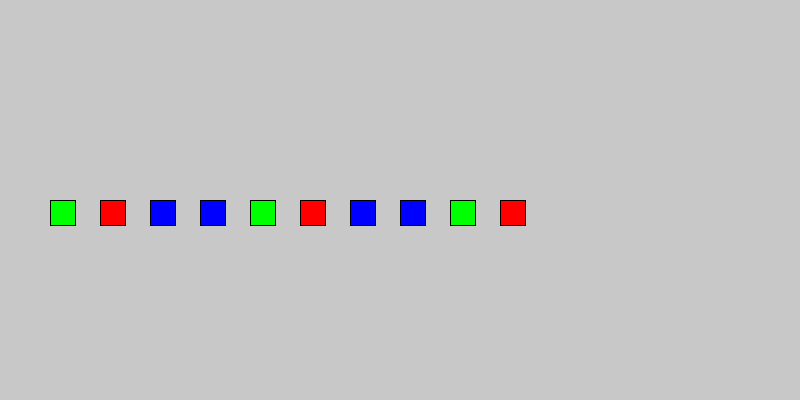
Frame 1 (no input)
Frame 60 (the mouse pressed at the canvas centre just before this capture): identical to frame 1, image omitted
Frame 120 (the mouse held since frame 60 and released just before this capture): identical to frame 1, image omitted

The Processing sketch that drew this single still picture (run headless with seeded random() and noise(); from frame 60 on, the mouse is pressed at the canvas centre):

// Processing sketch: modulo_001
// ── modulo_001.pde
void setup(){
  size(800,400);
}

void draw(){
  background(200);
  
  int spaceX = 50;
  for(int index = 0; index < 10; index = index + 1){
    int myModulo = index%4;
    if(myModulo == 1){
      fill(255,0,0);
    }
    else if(myModulo == 2 || myModulo == 3){
      fill(0,0,255);
    }
    else if(myModulo == 0){
      fill(0,255,0);
    }
    rect(50+spaceX*index, 200, 25, 25);
  }
}
